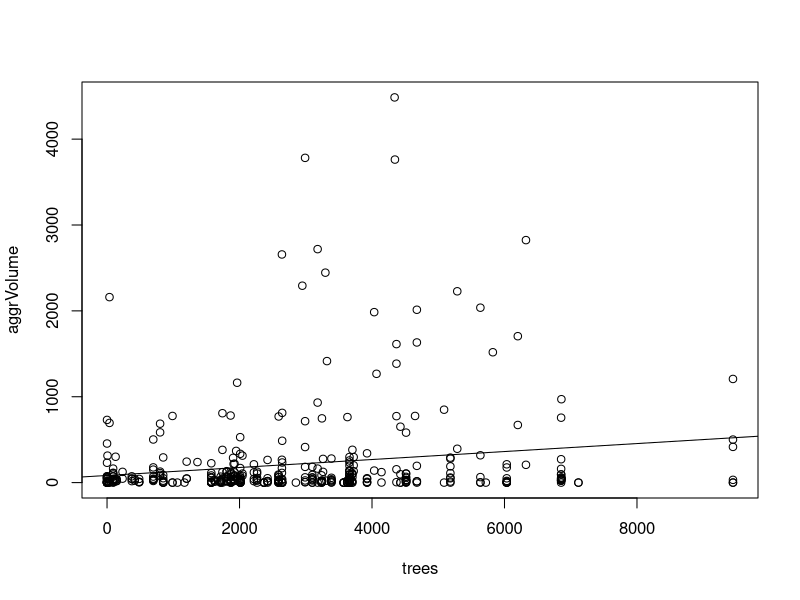

This figure's R source:
setwd("/Users/bhaveshshah/Desktop/TreeDataAnalysis")
dataset <- read.csv("finaldata.csv", header=T, colClasses = c("numeric", "numeric", "numeric", "numeric", "numeric", "numeric"))
simple.fit = lm(aggrVolume~trees,data=dataset)
print(summary(simple.fit))

print(with(dataset,plot(trees, aggrVolume)))
print(abline(simple.fit))



